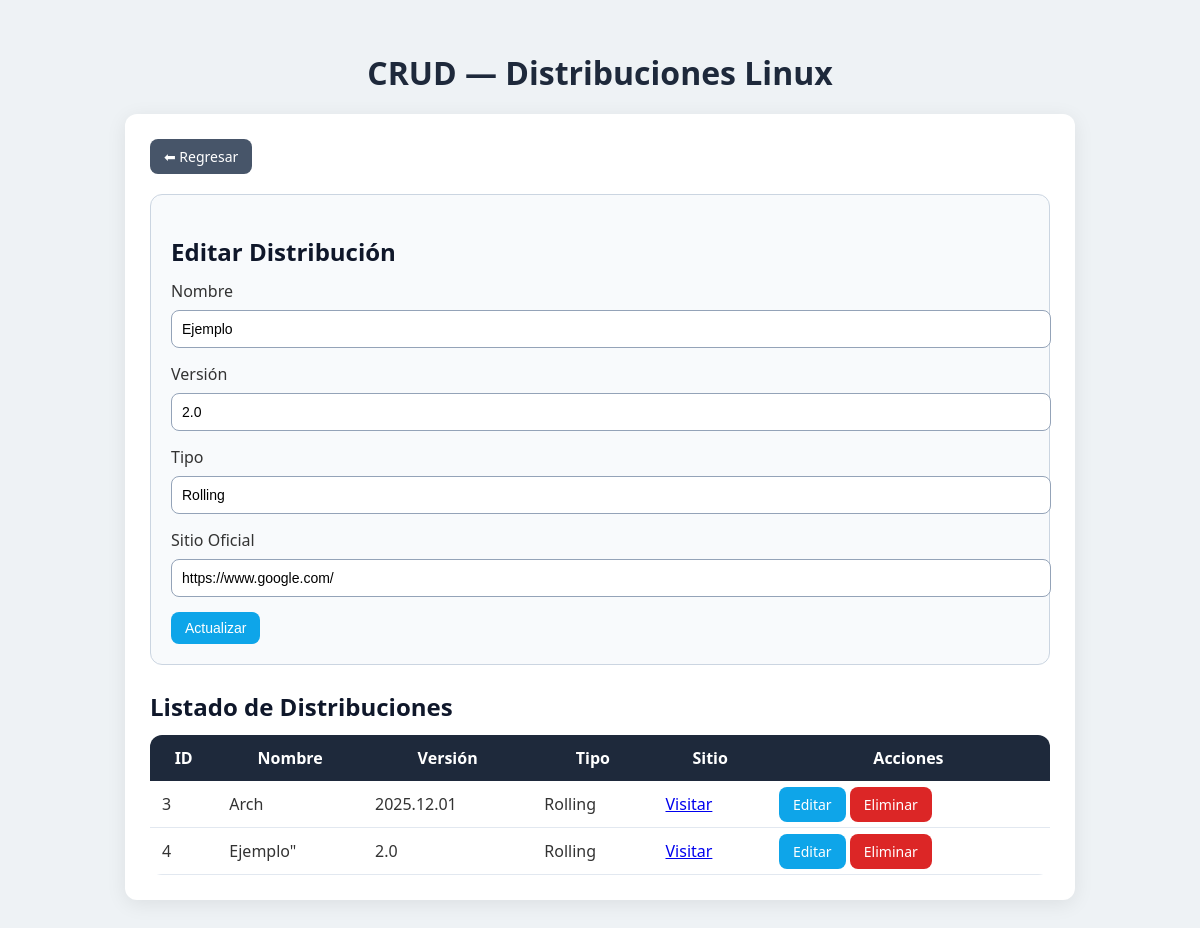
Screenshot of /PaginaLinux/crudDistro.php?editar=4 with the database file from the repository.
### tables this page shows
CREATE TABLE `DistribucionLinux` (
  `id_distribucion` int(11) NOT NULL,
  `nombre` varchar(100) NOT NULL,
  `version` varchar(50) DEFAULT NULL,
  `tipo` varchar(50) DEFAULT NULL,
  `sitio_oficial` varchar(255) DEFAULT NULL
);

### PaginaLinux/crudDistro.php (the view, shortened to what this page needs)
<?php
$host = "127.0.0.1";
$user = "root";
$pass = "";
$db   = "tiendalinux";
$conexion = new mysqli($host, $user, $pass, $db);
$editando = false;
$registroEditar = null;
if (isset($_GET["editar"])) {
  $editando = true;
  $id = intval($_GET["editar"]);
  $res = $conexion->query("SELECT * FROM DistribucionLinux WHERE id_distribucion = $id");
  $registroEditar = $res->fetch_assoc();
}
?>
<!DOCTYPE html>
<html lang="es">
<head>
</head>
<body>
  <h1>CRUD — Distribuciones Linux</h1>
  <div class="container">
    <a href="index.php" class="btn btn-back">⬅ Regresar</a>
    <div class="card">
      <h2><?= $editando ? "Editar Distribución" : "Agregar Nueva Distribución"; ?></h2>
      <form method="POST">
        <label>Nombre</label>
        <input type="text" name="nombre" required
          value="<?= $editando ? $registroEditar['nombre'] : '' ?>">
        <label>Versión</label>
        <input type="text" name="version" required
          value="<?= $editando ? $registroEditar['version'] : '' ?>">
        <label>Tipo</label>
        <input type="text" name="tipo" required
          value="<?= $editando ? $registroEditar['tipo'] : '' ?>">
        <label>Sitio Oficial</label>
        <input type="url" name="sitio_oficial" required
          value="<?= $editando ? $registroEditar['sitio_oficial'] : '' ?>">
        <?php if ($editando): ?>
          <button class="btn btn-edit" name="actualizar">Actualizar</button>
        <?php else: ?>
          <button class="btn btn-add" name="agregar">Agregar Distribución</button>
        <?php endif; ?>
      </form>
    </div>
    <h2>Listado de Distribuciones</h2>
    <table>
      <tr>
        <th>ID</th>
        <th>Nombre</th>
        <th>Versión</th>
        <th>Tipo</th>
        <th>Sitio</th>
        <th>Acciones</th>
      </tr>
      <?php
      $result = $conexion->query("SELECT * FROM DistribucionLinux");
      while ($row = $result->fetch_assoc()):
      ?>
        <tr>
          <td><?= $row["id_distribucion"] ?></td>
          <td><?= $row["nombre"] ?></td>
          <td><?= $row["version"] ?></td>
          <td><?= $row["tipo"] ?></td>
          <td><a href="<?= $row["sitio_oficial"] ?>" target="_blank">Visitar</a></td>
          <td>
            <a class="btn btn-edit" href="?editar=<?= $row['id_distribucion'] ?>">Editar</a>
            <a class="btn btn-delete" href="?eliminar=<?= $row['id_distribucion'] ?>" onclick="return confirm('¿Seguro de eliminar?')">Eliminar</a>
          </td>
        </tr>
      <?php endwhile; ?>
    </table>
  </div>
</body>
</html>

### PaginaLinux/crudDistro.php (style rules this page uses)
body { font-family: "Segoe UI", sans-serif; background: #eef2f5; margin: 0; padding: 30px; color: #333; }
h1 { text-align: center; margin-bottom: 20px; color: #1e293b; font-size: 32px; }
.container { max-width: 900px; margin: auto; background: #ffffff; padding: 25px; border-radius: 12px; box-shadow: 0 4px 20px rgba(0, 0, 0, 0.08); }
.card { background: #f8fafc; padding: 20px; border-radius: 12px; border: 1px solid #cbd5e1; margin-bottom: 25px; }
h2 { color: #0f172a; margin-bottom: 12px; }
form input { width: 100%; padding: 10px; margin: 8px 0 15px; border-radius: 8px; border: 1px solid #94a3b8; background: #ffffff; font-size: 14px; }
.btn { padding: 8px 14px; border: none; border-radius: 8px; cursor: pointer; text-decoration: none; color: white; font-size: 14px; }
.btn-edit { background: #0ea5e9; }
.btn-delete { background: #dc2626; }
.btn-back { background: #475569; margin-bottom: 20px; display: inline-block; }
table { width: 100%; border-collapse: collapse; border-radius: 12px; overflow: hidden; }
table th { background: #1e293b; color: white; padding: 12px; }
table td { padding: 12px; border-bottom: 1px solid #e2e8f0; }

### rows the page displays
distribucionlinux: version "2.0", tipo "Rolling", sitio_oficial "https://www.google.com/", id_distribucion "4", nombre "Ejemplo\""
distribucionlinux: id_distribucion "3", nombre "Arch", version "2025.12.01", tipo "Rolling"
